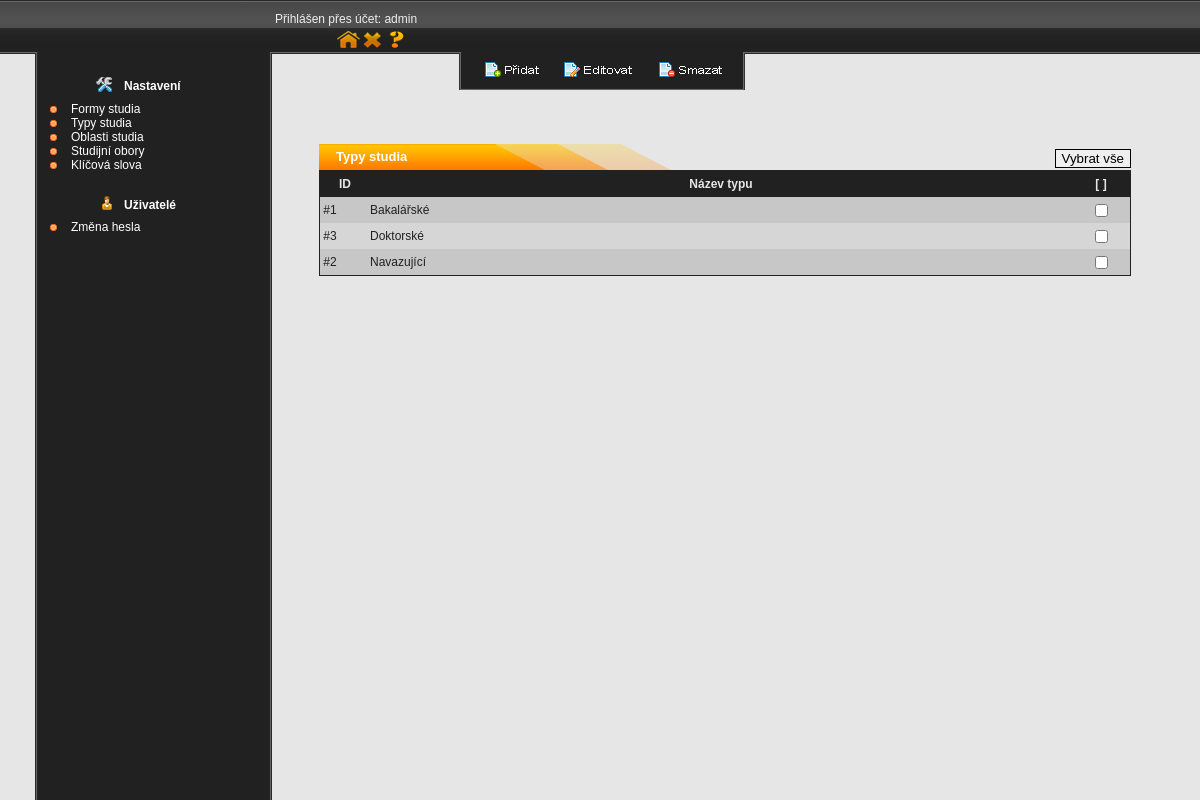
Page /admin/typy (signed in) on the committed database.
### tables this page shows
CREATE TABLE IF NOT EXISTS `typ_studia` (
`ID_typ` int(11) NOT NULL,
  `Typ_nazev` varchar(50) NOT NULL
);

### admin/index.php (called while the page is built, shortened)
<?php
$smerovac = new SmerovacKontroler();
$smerovac->zpracuj(array($_SERVER['REQUEST_URI']));
$smerovac->vypisPohled();
?>

### admin/modely/Db.php (called while the page is built, shortened)
<?php
	class Db	{
		private static $spojeni;
		private static $nastaveni = array(
    	PDO::ATTR_ERRMODE => PDO::ERRMODE_EXCEPTION,
      PDO::MYSQL_ATTR_INIT_COMMAND => "SET NAMES utf8",
      PDO::ATTR_EMULATE_PREPARES => false,
		);
		public static function pripoj($host, $uzivatel, $heslo, $databaze) {
    	if (!isset(self::$spojeni)) {
        self::$spojeni = @new PDO(
                "mysql:host=$host;dbname=$databaze",
                $uzivatel,
                $heslo,
                self::$nastaveni
        );
      }
		}
		public static function dotazVsechny($dotaz, $parametry = array()) {
      $navrat = self::$spojeni->prepare($dotaz);
      $navrat->execute($parametry);
      return $navrat->fetchAll();
		}
	}
?>

### admin/modely/Typ.php (called while the page is built, shortened)
<?php
	class Typ	{
		public static function getVsechnyTypy()	{
			return Db::dotazVsechny('select id_typ as id,typ_nazev as nazev from typ_studia order by nazev');
		}
	}
?>

### admin/kontrolery/TypyKontroler.php (called while the page is built, shortened)
<?php
	class TypyKontroler extends Kontroler	{
	    public function zpracuj($parametry)
	    {
					$this->data["radky"] = Typ::getVsechnyTypy();
	    }
	}
?>

### admin/kontrolery/SmerovacKontroler.php (called while the page is built, shortened)
<?php
	class SmerovacKontroler extends Kontroler	{
		protected $kontroler;
		public function zpracuj($parametry)	{
			$uzivatel = new Uzivatel();
			if ($uzivatel->jePrihlasen())	{
				$naparsovanaURL = $this->parsujURL($parametry[0]);
	      $tridaKontroleru = $this->pomlckyDoVelbloudiNotace(array_shift($naparsovanaURL)) . 'Kontroler';
	      if (file_exists('kontrolery/' . $tridaKontroleru . '.php'))	$this->kontroler = new $tridaKontroleru;
				else	$this->presmeruj('chyba');
				$this->kontroler->zpracuj($naparsovanaURL);
			}
		}
		private function parsujURL($url)	{
			$naparsovanaURL = parse_url($url);
			$naparsovanaURL["path"] = ltrim($naparsovanaURL["path"], "/");
			$naparsovanaURL["path"] = trim($naparsovanaURL["path"]);
			$rozdelenaCesta = explode("/", $naparsovanaURL["path"]);
			array_shift($rozdelenaCesta);
			return $rozdelenaCesta;
		}
		private function pomlckyDoVelbloudiNotace($text)	{
			$veta = str_replace('-', ' ', $text);
			$veta = ucwords($veta);
			$veta = str_replace(' ', '', $veta);
			return $veta;
		}
}
?>

### admin/pohledy/typy.phtml (the view, shortened to what this page needs)
<div id="nastroje">
	<a href="typy-add" id="pridej"><img src='add.png' alt='' /></a><a href="javascript:void(0)" onclick="editujSeznam();" id="edituj"><img src='edit.png' alt='' /></a><a href="javascript:void(0)" onclick="smazSeznam('typy');" id="vymaz"><img src='delete.png' alt='' /></a>
</div>
<div id="obsah2">
  <div class='tabulka'>Typy studia <input type='button' name='vybrat_vse' value='Vybrat vše' onclick='vyberVse("tabulka_1")' /></div>
		<form method="post" action="" name='formular'>
			<table class='seznam' cellspacing='0' cellpadding='0' border='0' id="tabulka_1">
				<tr><th style='width: 50px;'>ID</th><th>Název typu</th><th style='width: 58px;'>[ ]</th></tr>
				<?php
					$i = 0;
					foreach ($radky as $radek)	{
						echo "<tr ".($i++%2==1 ? "class='sudy'" : "")."><td>&nbsp;#".$radek["id"]."</td><td>".$radek["nazev"]."</td><td class='center'><input type='checkbox' name='radek_".$radek["id"]."' value='1' /></td></tr>";
					}
				?>
			</table>
		</form>
</div>

### admin/css.css (style rules this page uses)
html { min-height: 100%; }
.center { text-align: center; }
.tabulka { float: left; width: 795px; height: 21px; background: url(tabulka.png) no-repeat; padding: 5px 0px 0px 17px; color: #ffffff; font-weight: bold; font-size: 13px; }
.tabulka input { float: right; }
.seznam { float: left; width: 812px; border: 1px solid #212121; margin-bottom: 36px; }
.seznam th, .seznam td { height: 26px; vertical-align: middle; }
.seznam th { text-align: center; color: #e6e6e6; background: #212121; }
.seznam td { color: #212121; background: #c7c7c7; }
.seznam .sudy td { background: #d6d6d6; }
body { background: url(menu.png) repeat-y center center #e6e6e6; color: black; font-family: Arial; font-size: 12px; margin: 0px; padding: 0px; min-height: 100%; }
a { color: black; text-decoration: underline; }
a img { border: none; }
input,textarea, select { border: thin solid black; }
#nastroje { position: fixed; width: 282px; height: 34px; padding: 2px; background: url(tools.png); margin-left: 140px; top: 52px; text-align: center; z-index: 11; }
#nastroje img { width: 92px; height: 34px; margin: 0px 1px 0px 1px; }
#obsah2 { position: relative; width: 812px; top: 144px; z-index: 1; }

### rows in the picture
typ_studia: ID_typ "1", Typ_nazev "Bakalářské"
typ_studia: ID_typ "3", Typ_nazev "Doktorské"
typ_studia: ID_typ "2", Typ_nazev "Navazující"

### other values in the picture
$prezdivka "admin"
